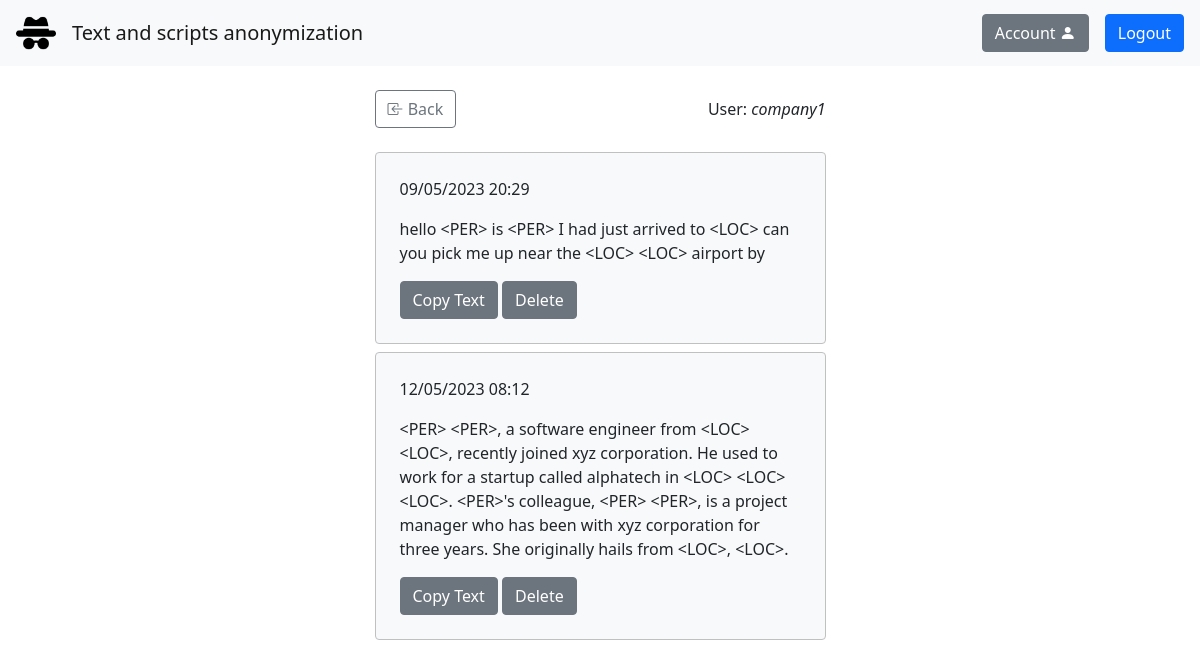
Screenshot of /account (signed in) with the database file from the repository.
### textanonymization/models.py (models this page shows)
class TextRecords(models.Model):
    user = models.ForeignKey(User, on_delete=models.CASCADE)
    redacted_text = models.CharField(max_length=1024)
    created_at = models.DateTimeField(auto_now_add=True)

### textanonymization/views.py (the view)
# urls.py: path('account', account_view, name='account'),
@login_required(login_url='/login')
def account_view(request):
    all_records = TextRecords.objects.filter(user=request.user)
    return render(request, 'account.html', context={'all_records': list(all_records), 'test': 'Hello Andrej'})

### textanonymization/templates/account.html (shortened to what this page needs)
{% extends "main.html" %}
{% load crispy_forms_tags %}
{% block content %}
<div class="container mt-4">
    <div class="row">
        <div class="col-5 mx-auto">
            <div class="d-flex justify-content-between align-items-center">
                <a class="btn btn-outline-secondary" href="{% url 'main' %}">
                    <i class="bi bi-box-arrow-in-left"></i> Back
                </a>
                <p class="mb-0">User: <i>{{ request.user }}</i></p>
            </div>
            {% if all_records %}
            <div class="col-12 mx-auto mt-4">
                {% for record in all_records %}
                <div class="rounded p-4 bg-light mb-2" style="border: 1px solid #C0C0C0;">
                    <p>{{ record.created_at|date:"d/m/Y H:i" }}</p>
                    <p id="record_{{ forloop.counter }}">{{ record.redacted_text }}</p>
                    <button class="btn btn-secondary" onclick="copyTextByID('{{ forloop.counter }}')">Copy Text</button>
                    <a class="btn btn-secondary" href="{% url 'delete_record' record_id=record.id %}">Delete</a>
                </div>
                {% endfor %}
            </div>
            {% endif %}
        </div>
    </div>
</div>
{% endblock %}

### textanonymization/templates/main.html (shortened to what this page needs)
{% load static %}
{% load crispy_forms_tags %}
<!DOCTYPE html>
<html lang="en">
<head>
    <link href="https://cdn.jsdelivr.net/npm/bootstrap@5.0.2/dist/css/bootstrap.min.css" rel="stylesheet"
>
    <link rel="stylesheet" href="https://cdn.jsdelivr.net/npm/bootstrap-icons@1.9.1/font/bootstrap-icons.css">
    <link rel="stylesheet" href="{% static 'css/main.css' %}">
</head>
<body>
    <nav class="navbar navbar-expand-lg navbar-light bg-light">
        <a class="navbar-brand mx-3" href="{% url 'main' %}">
            <img src="{% static 'images/anonymous.png' %}" width="40" class="d-inline-block align-top" alt="">
        </a>
        <a class="navbar-brand" href="{% url 'main' %}">Text and scripts anonymization</a>
        {% if user.is_authenticated %}
        <ul class="navbar-nav ms-auto">
            <li class="nav-item me-3">
                <a class="btn btn-secondary rounded" href="{% url 'account' %}" role="button">Account <i class="bi bi-person-fill"></i></a>
            </li>
            <li class="nav-item me-3">
                <a class="btn btn-primary rounded" href="{% url 'logout' %}" role="button">Logout</a>
            </li>
        </ul>
        {% endif %}
    </nav>
    {% block content %}{% endblock %}
</body>
</html>

### rows the page displays
TextRecords: created_at "09/05/2023 20:29", redacted_text "hello <PER> is <PER> I had just arrived to <LOC> can you pick me up near the <LOC> <LOC> airport by"
TextRecords: created_at "12/05/2023 08:12", redacted_text "<PER> <PER>, a software engineer from <LOC> <LOC>, recently joined xyz corporation. He used to work for a startup called alphatech in <LOC> <LOC> <LOC>. <PER>'s colleague, <PER> <PER>, is a project manager who has been with xyz corporation for three years. She originally hails from <LOC>, <LOC>."

### other values shown
{{ request.user }} "company1"
